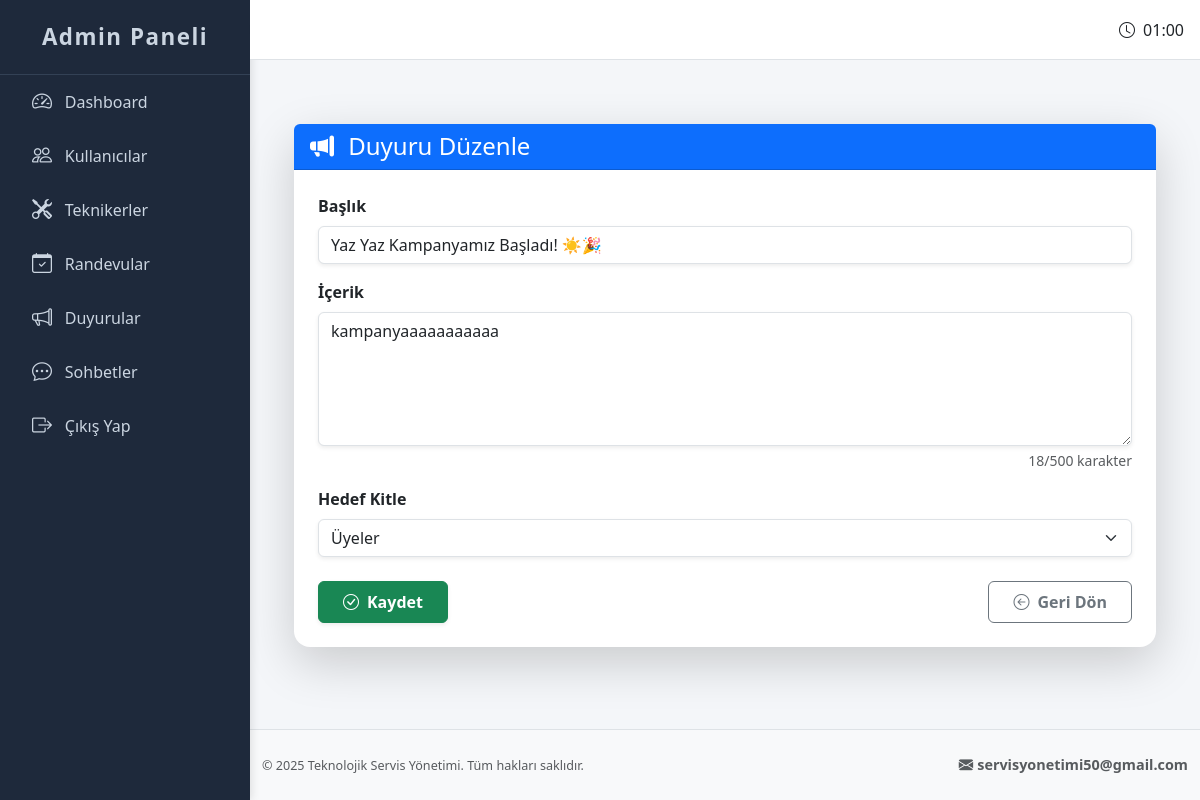
The page /admin/duyuru-duzenle/1 (signed in) on the database its author committed.
### app.py (models this page shows)
class Announcement(db.Model):
    id = db.Column(db.Integer, primary_key=True)
    title = db.Column(db.String(150), nullable=False)
    content = db.Column(db.Text, nullable=False)
    date_created = db.Column(db.DateTime, default=datetime.utcnow)
    target_group = db.Column(db.String(20), nullable=False)  # 'tekniker' veya 'uye'

### app.py (the view, shortened to what this page needs)
@app.route('/admin/duyuru-duzenle/<int:id>', methods=['GET', 'POST'])
def announcement_edit(id):
    if 'admin_id' not in session:
        flash('Lütfen önce admin girişi yapın.', 'danger')
        return redirect(url_for('admin_login'))
    duyuru = Announcement.query.get_or_404(id)
    return render_template('admin_duyuru_duzenle.html', duyuru=duyuru)

### templates/admin_duyuru_duzenle.html (shortened to what this page needs)
{% extends "base_admin.html" %}
{% block content %}
<div class="container mt-5">
  <div class="card shadow-lg border-0 rounded-4">
    <div class="card-header bg-primary text-white d-flex justify-content-between align-items-center rounded-top">
      <h4 class="mb-0"><i class="bi bi-megaphone-fill me-2"></i> Duyuru Düzenle</h4>
    </div>
    <div class="card-body p-4">
      <form method="POST">
        <div class="mb-3">
          <label for="baslik" class="form-label fw-semibold">Başlık</label>
          <input type="text" class="form-control shadow-sm" id="baslik" name="baslik" value="{{ duyuru.title }}" required>
        </div>
        <div class="mb-3">
          <label for="icerik" class="form-label fw-semibold">İçerik</label>
          <textarea class="form-control shadow-sm" id="icerik" name="icerik" rows="5" maxlength="500" required>{{ duyuru.content }}</textarea>
          <div class="form-text text-end"><span id="charCount">0</span>/500 karakter</div>
        </div>
        <div class="mb-4">
          <label for="hedef_kitle" class="form-label fw-semibold">Hedef Kitle</label>
          <select class="form-select shadow-sm" id="hedef_kitle" name="hedef_kitle" required>
            <option value="uye" {% if duyuru.target_group == 'uye' %}selected{% endif %}>Üyeler</option>
          </select>
        </div>
        <div class="d-flex justify-content-between">
          <button type="submit" class="btn btn-success px-4 py-2 fw-semibold shadow-sm">
            <i class="bi bi-check-circle me-2"></i>Kaydet
          </button>
          <a href="{{ url_for('announcement_add') }}" class="btn btn-outline-secondary px-4 py-2 fw-semibold">
            <i class="bi bi-arrow-left-circle me-2"></i>Geri Dön
          </a>
        </div>
      </form>
    </div>
  </div>
</div>
{% endblock %}

### static/base_admin.css (style rules this page uses)
:root { --sidebar-width: 250px; --sidebar-collapsed-width: 70px; --sidebar-bg: #1e293b; --sidebar-color: #cbd5e1; --sidebar-hover-bg: #334155; --sidebar-active-bg: #3b82f6; --sidebar-active-color: #ffffff; --transition-speed: 0.3s; --navbar-height: 60px; --footer-height: 50px; }
html, body { height: 100%; margin: 0; }
body { display: flex; flex-direction: column; min-height: 100vh; background-color: #f4f6f9; font-family: 'Segoe UI', Tahoma, Geneva, Verdana, sans-serif; }

### rows shown on the page
Announcement: baslik "Yaz Yaz Kampanyamız Başladı! ☀️🎉", icerik "kampanyaaaaaaaaaaa", hedef_kitle "Üyeler"
